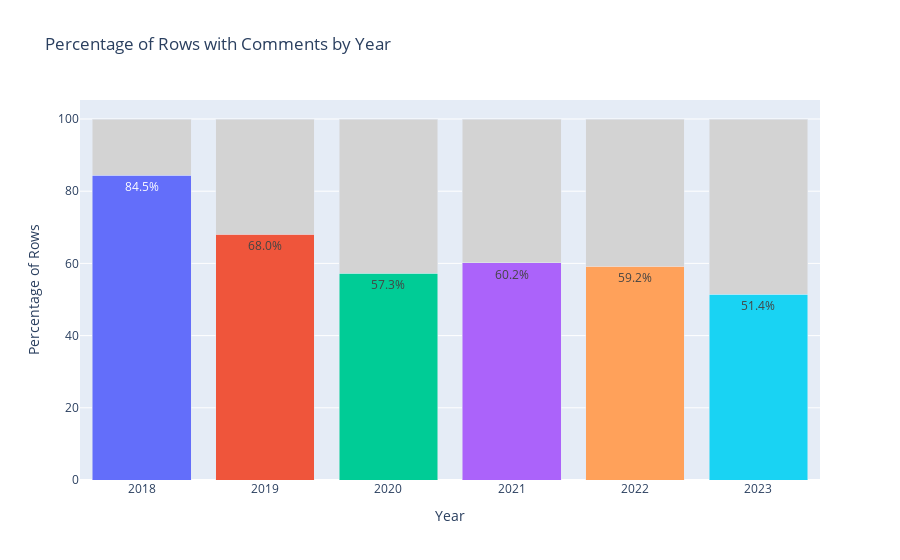

Notebook code for this chart:
### Code cell
# Group by 'year' and calculate the total number of rows and the number of rows with comments
grouped = df_preprocessed_full.groupby('year').agg(
    total_rows=pd.NamedAgg(column='non_empty_rows', aggfunc='count'),
    rows_with_comments=pd.NamedAgg(column='non_empty_rows', aggfunc='sum')
)

# Calculate the percentage of rows with comments and without comments
grouped['percentage_with_comments'] = round(grouped['rows_with_comments'] / grouped['total_rows'] * 100,2)
grouped['percentage_without_comments'] = 100 - grouped['percentage_with_comments']

# Define a color sequence for the figure
color_sequence = ['#636EFA','#EF553B','#00CC96','#AB63FA','#FFA15A','#19D3F3','#FF6692','#B6E880','#FF97FF','#FECB52','#E763FA','#BA68C8','#FFA000','#F06292','#7986CB','#4DB6AC','#FF8A65','#A1887F','#90A4AE','#E53935','#8E24AA']

# Create a stacked bar chart using go.Figure
fig = go.Figure(data=[
    go.Bar(name='With Comments', x=grouped.index, y=grouped['percentage_with_comments'], marker_color=color_sequence, text=grouped['percentage_with_comments'].apply(lambda x: '{:.1f}%'.format(x)), textposition='auto', hovertemplate='Year: %{x}<br>Number of Comments: %{customdata}<extra></extra>', customdata=grouped['rows_with_comments']),
    go.Bar(name='Without Comments', x=grouped.index, y=grouped['percentage_without_comments'], marker_color="lightgrey", hovertemplate='Year: %{x}<br>Total Number of Rows: %{customdata}<extra></extra>', customdata=grouped['total_rows'])
])

# Change the bar mode
fig.update_layout(barmode='stack')

# Set chart title and labels
fig.update_layout(
    title_text='Percentage of Rows with Comments by Year',
    xaxis_title='Year',
    yaxis_title='Percentage of Rows',
    showlegend=False
)

# Show the figure
fig.show()

### Figure 1 — Plotly figure (JSON) as saved in the notebook; plotly's stock layout.template omitted (floating-point values rounded to 4 significant figures)
{"data": [{"customdata": [7832, 7751, 5974, 6591, 5975, 1662], "hovertemplate": "Year: %{x}<br>Number of Comments: %{customdata}<extra></extra>", "marker": {"color": ["#636EFA", "#EF553B", "#00CC96", "#AB63FA", "#FFA15A", "#19D3F3", "#FF6692", "#B6E880", "#FF97FF", "#FECB52", "#E763FA", "#BA68C8", "#FFA000", "#F06292", "#7986CB", "#4DB6AC", "#FF8A65", "#A1887F", "#90A4AE", "#E53935", "#8E24AA"]}, "name": "With Comments", "text": ["84.5%", "68.0%", "57.3%", "60.2%", "59.2%", "51.4%"], "textposition": "auto", "type": "bar", "x": [2018, 2019, 2020, 2021, 2022, 2023], "y": [84.45, 68.03, 57.26, 60.18, 59.25, 51.39]}, {"customdata": [9274, 11393, 10434, 10952, 10085, 3234], "hovertemplate": "Year: %{x}<br>Total Number of Rows: %{customdata}<extra></extra>", "marker": {"color": "lightgrey"}, "name": "Without Comments", "type": "bar", "x": [2018, 2019, 2020, 2021, 2022, 2023], "y": [15.55, 31.97, 42.74, 39.82, 40.75, 48.61]}], "layout": {"barmode": "stack", "showlegend": false, "title": {"text": "Percentage of Rows with Comments by Year"}, "xaxis": {"title": {"text": "Year"}}, "yaxis": {"title": {"text": "Percentage of Rows"}}}}
